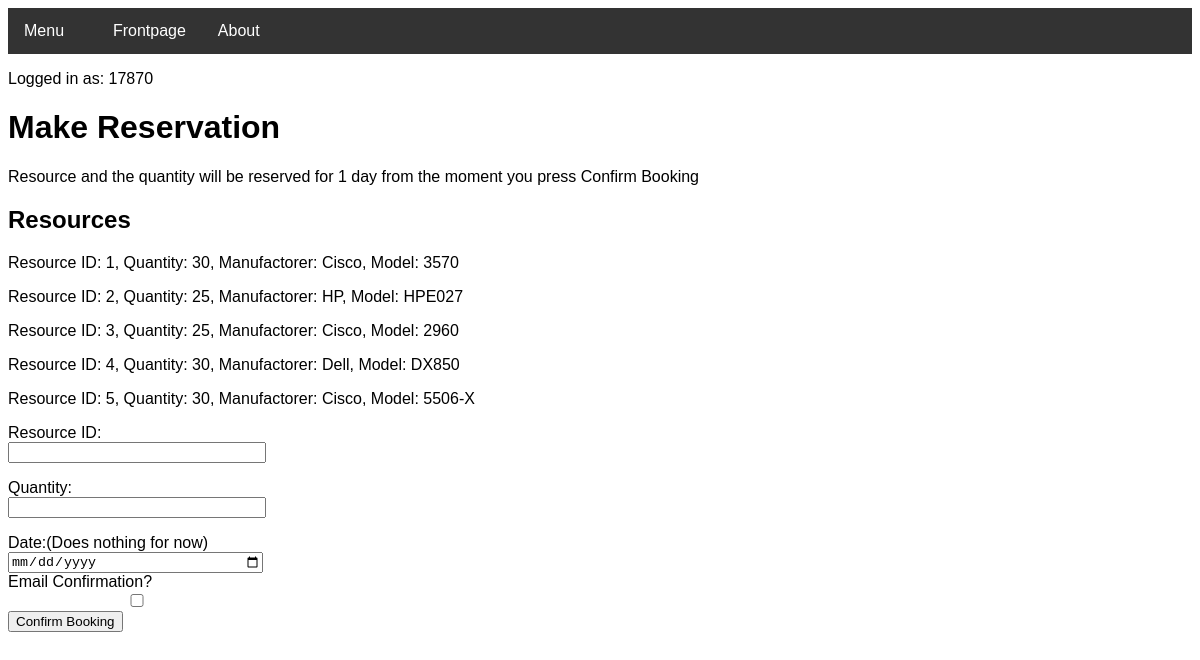
The app's page /reservation (signed in) with its own data.
### tables this page shows
CREATE TABLE Resource (resource_id INTEGER PRIMARY KEY UNIQUE, resource_quantity INTEGER NOT NULL, resource_manufactorer STRING NOT NULL, resource_model STRING NOT NULL);

### routes.py (the view, shortened to what this page needs)
@app.route("/reservation", methods=['GET', 'POST'])
def reservation():
    if "name" not in session:
        return redirect(url_for("login"))
    try:
        booking.deleteOldBookings()
        try:
            time = datetime.datetime.utcnow()
            newTime = time - session['time']
            if newTime <= datetime.timedelta(seconds=30):
                flash("Error: You must wait before making another reservation!")
                return redirect(url_for("welcome"))
        except KeyError as e:
            print(e)
        lst = res.readResource()
    except TypeError as e:
        flash("Error: Something is not right. Did you input a resource ID that doesn't exist?")
        print(e.args[0])
        lst = res.readResource()
    return render_template("reservation.html", data=lst, username=session['name'])

### Project.py (called while the page is built)
    def readResource(self):
        c = self.conn.cursor()
        c.execute("SELECT 'Resource ID:', resource_id, 'Quantity:', resource_quantity, 'Manufactorer:', resource_manufactorer, 'Model:', resource_model FROM Resource;")
        lst = c.fetchall()
        c.close()
        return lst

### templates/reservation.html (shortened to what this page needs)
<!DOCTYPE html>
<head>
<link rel="stylesheet" href="../static/theme.css">
<link rel="stylesheet" type="text/css" href="../static/barstyle.css" title="style"/>
<link rel="stylesheet" type="text/css" href="../static/errorstyle.css" title="style"/>
</head>
<body>
<div class="navbar">
  <div class="dropdown">
    <button class="dropbtn">Menu
      <i class="fa fa-caret-down"></i>
    </button>
  </div>
  <a href="welcome">Frontpage</a>
  <a href="about">About</a>
</div>
      <p>Logged in as: {{ username }}</p>
<h1>Make Reservation</h1>
<p>Resource and the quantity will be reserved for 1 day from the moment you press Confirm Booking</p>
   <h2>Resources</h2>
   <body>
     {%for value in data%}
      <p>{{value | replace("(", "") | replace(")", "") | replace(":", "=") | replace("'", "") | replace("=,", ":")}}</p>
     {%endfor%}
    </body>
<div class="container">
   <form action="" method="post" role="form" autocomplete="off">
   <label for="ID">Resource ID:</label>
   <input type="text" class="form-control" id="ID" name="ID" required>
   <label for="quantity">Quantity:</label>
   <input type="text" class="form-control" id="quantity" name="quantity" required>
   <label for="date">Date:(Does nothing for now)</label>
   <input type="date" class="form-control" id="date" name="date"/>
   <label for="status">Email Confirmation?</label><br>
    <input type="checkbox" id="status" name="status" value="True">
   <button type="submit" class="btn btn-success">Confirm Booking</button>
   </form>
</div>

### static/barstyle.css (style rules this page uses)
body { font-family: Arial, Helvetica, sans-serif; }
.navbar { overflow: hidden; background-color: #333; }
.navbar a { float: left; font-size: 16px; color: white; text-align: center; padding: 14px 16px; text-decoration: none; }
.dropdown { float: left; overflow: hidden; }
.dropdown .dropbtn { font-size: 16px; border: none; outline: none; color: white; padding: 14px 16px; background-color: inherit; font-family: inherit; margin: 0; }

### templates/reservation.html (style rules this page uses)
.container { width: 250px; clear: both; }
.container input { width: 100%; clear: both; }

### records on screen
Resource: value "Resource ID: 1, Quantity: 30, Manufactorer: Cisco, Model: 3570"
Resource: value "Resource ID: 2, Quantity: 25, Manufactorer: HP, Model: HPE027"
Resource: value "Resource ID: 3, Quantity: 25, Manufactorer: Cisco, Model: 2960"
Resource: value "Resource ID: 4, Quantity: 30, Manufactorer: Dell, Model: DX850"
Resource: value "Resource ID: 5, Quantity: 30, Manufactorer: Cisco, Model: 5506-X"

### other values on screen
{{ username }} "17870"
